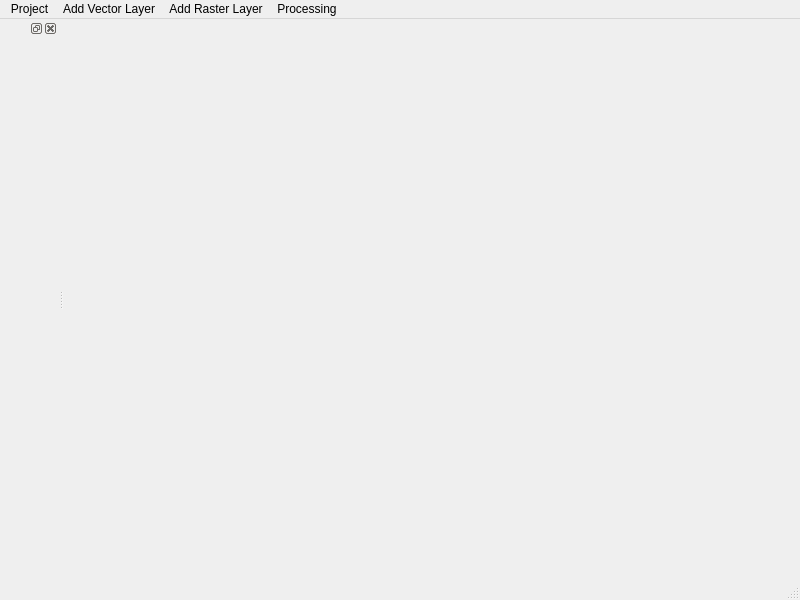
<?xml version="1.0" encoding="UTF-8"?>
<ui version="4.0">
 <class>MainWindow</class>
 <widget class="QMainWindow" name="MainWindow">
  <property name="geometry">
   <rect>
    <x>0</x>
    <y>0</y>
    <width>800</width>
    <height>600</height>
   </rect>
  </property>
  <property name="windowTitle">
   <string>MainWindow</string>
  </property>
  <property name="windowIcon">
   <iconset resource="../res/res.qrc">
    <normaloff>:/ico/qgis.ico</normaloff>:/ico/qgis.ico</iconset>
  </property>
  <widget class="QWidget" name="centralwidget">
   <layout class="QVBoxLayout" name="verticalLayout">
    <item>
     <widget class="QWidget" name="mapcanvasWidget" native="true"/>
    </item>
   </layout>
  </widget>
  <widget class="QMenuBar" name="menubar">
   <property name="geometry">
    <rect>
     <x>0</x>
     <y>0</y>
     <width>800</width>
     <height>28</height>
    </rect>
   </property>
   <widget class="QMenu" name="menuProject">
    <property name="title">
     <string>Project</string>
    </property>
    <addaction name="actionNew"/>
    <addaction name="actionOpen"/>
    <addaction name="actionSave"/>
    <addaction name="actionClose"/>
   </widget>
   <widget class="QMenu" name="menuAdd_Vector_Layer">
    <property name="title">
     <string>Add Vector Layer</string>
    </property>
    <addaction name="actionOGR_data_provider_ogr"/>
    <addaction name="actionOGR_data_provider_ogr_Directory"/>
    <addaction name="actionGPX_data_provider_gpx"/>
    <addaction name="actionDelimited_text_file_provider_delimitedtext"/>
    <addaction name="actionSpatiaLite_data_provider_spatialite"/>
    <addaction name="actionMemory_data_provider_memory"/>
    <addaction name="actionWFS_web_feature_service_data_provider_wfs"/>
   </widget>
   <widget class="QMenu" name="menuAdd_Raster_Layer">
    <property name="title">
     <string>Add Raster Layer</string>
    </property>
    <addaction name="actionGDAL_data_provider_gdal"/>
    <addaction name="actionWMS_data_provider_wms"/>
   </widget>
   <widget class="QMenu" name="menuProcessing">
    <property name="title">
     <string>Processing</string>
    </property>
    <addaction name="actionrandompointsinextent"/>
    <addaction name="actionqgis_randompointsinsidepolygons"/>
    <addaction name="actiongdal_cliprasterbyextent"/>
   </widget>
   <addaction name="menuProject"/>
   <addaction name="menuAdd_Vector_Layer"/>
   <addaction name="menuAdd_Raster_Layer"/>
   <addaction name="menuProcessing"/>
  </widget>
  <widget class="QStatusBar" name="statusbar"/>
  <widget class="QDockWidget" name="dockWidget">
   <attribute name="dockWidgetArea">
    <number>1</number>
   </attribute>
   <widget class="QWidget" name="layerTreeDockWidget"/>
  </widget>
  <action name="actionNew">
   <property name="text">
    <string>New</string>
   </property>
  </action>
  <action name="actionOpen">
   <property name="text">
    <string>Open</string>
   </property>
  </action>
  <action name="actionClose">
   <property name="text">
    <string>Quit</string>
   </property>
  </action>
  <action name="actionSave">
   <property name="text">
    <string>Save</string>
   </property>
  </action>
  <action name="actionGPX_data_provider_gpx">
   <property name="text">
    <string>GPX data provider(gpx)</string>
   </property>
  </action>
  <action name="actionDelimited_text_file_provider_delimitedtext">
   <property name="text">
    <string>Delimited text file provider(delimitedtext)</string>
   </property>
  </action>
  <action name="actionSpatiaLite_data_provider_spatialite">
   <property name="text">
    <string>SpatiaLite data provider(spatialite)</string>
   </property>
  </action>
  <action name="actionMemory_data_provider_memory">
   <property name="text">
    <string>Memory data provider(memory)</string>
   </property>
  </action>
  <action name="actionWFS_web_feature_service_data_provider_wfs">
   <property name="text">
    <string>WFS(web feature service) data provider(wfs)</string>
   </property>
  </action>
  <action name="actionOGR_data_provider_ogr">
   <property name="text">
    <string>OGR data provider(ogr) | File</string>
   </property>
  </action>
  <action name="actionOGR_data_provider_ogr_Directory">
   <property name="text">
    <string>OGR data provider(ogr) | Directory</string>
   </property>
  </action>
  <action name="actionGDAL_data_provider_gdal">
   <property name="text">
    <string>GDAL data provider(gdal)</string>
   </property>
  </action>
  <action name="actionWMS_data_provider_wms">
   <property name="text">
    <string>WMS data provider(wms)</string>
   </property>
  </action>
  <action name="actionrandompointsinextent">
   <property name="text">
    <string>native:randompointsinextent</string>
   </property>
  </action>
  <action name="actionqgis_randompointsinsidepolygons">
   <property name="text">
    <string>qgis:randompointsinsidepolygons</string>
   </property>
  </action>
  <action name="actiongdal_cliprasterbyextent">
   <property name="text">
    <string>gdal:pointsalonglines</string>
   </property>
  </action>
 </widget>
 <resources>
  <include location="../res/res.qrc"/>
 </resources>
 <connections/>
</ui>
